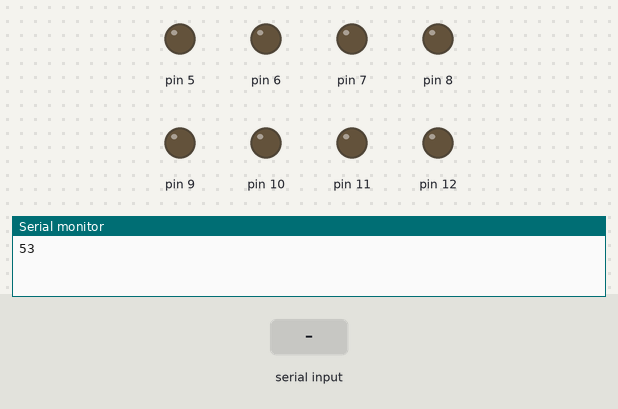
This sketch was run on a simulated Arduino Uno, built with avr-gcc and run on an emulated ATmega328P. On the bench: output pins drawn as LEDs (lit = HIGH), the last lines printed to the serial monitor. Inputs (shaded band) come from the test bench.

Above: at 1.2 s.
1.3 s: byte 30 received over Serial
At 2.4 s:
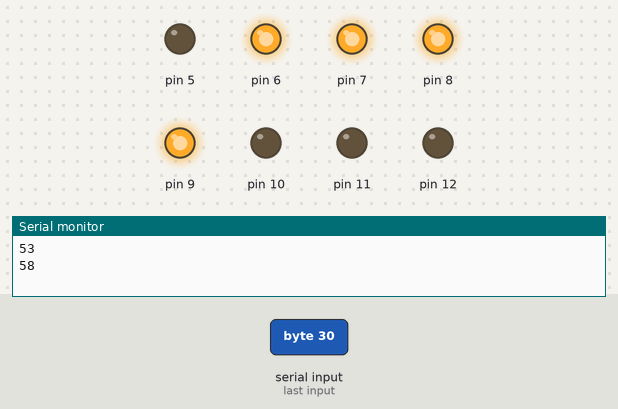
2.8 s: byte 90 received over Serial
At 3.6 s:
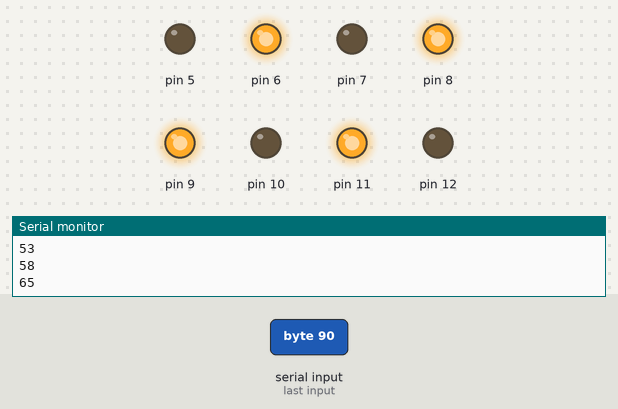
4.3 s: byte 120 received over Serial
At 4.7 s:
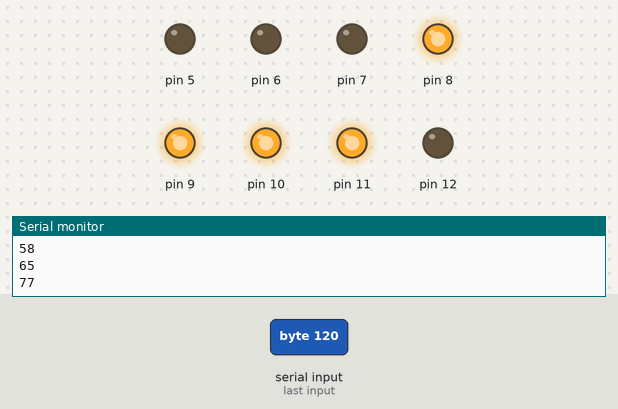
Timing chart, 0 to 7.3 s (numbered marks = the images above; inputs shaded):
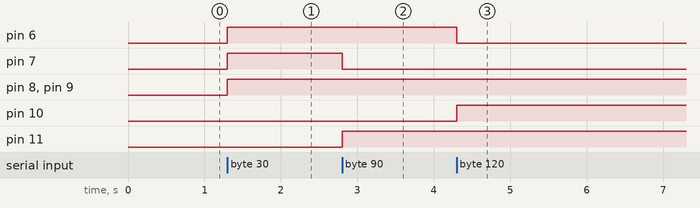

The sketch:

Second_Test_Arduino.ino
```cpp
#define G_SERIAL_BAUDRATE 115200
#define G_END_VALUE       1800
#define G_DELAY           10


int sensor_own_default_value = 0; //  시작상태에서의 default 값을 구한다.
                                  //  프로그램이 계산하여준다.
int previous_speed = 0;
int present_speed = 0;
int here_position = 45;

void send_signal_test();
void receive_signal();
void set_motor_speed_test();
void check_signal();

int signal_received = 100;  //  모터의 속도를 그대로 받아온다.

void setup() {
  Serial.begin(115200);
  for(int i = 5; i < 13; i++) {
    pinMode(i, OUTPUT);
  }
}

void loop() {
  send_signal_test();
  receive_signal();
}

void send_signal_test() {

  previous_speed = present_speed;
  present_speed = signal_received;

  int temp_position = here_position + 3 * present_speed + previous_speed;
  int sending_signal = (temp_position + 1800) / 40;

  if(abs(temp_position) >= G_END_VALUE) {
    Serial.println("END");
    Serial.end();
  }
  else {
    here_position = temp_position;
    Serial.println(sending_signal);
  }
}

void receive_signal() {
  signal_received = -1;
  while(signal_received == -1) {
    Serial.flush();
    signal_received = Serial.read();
  }
  check_signal();
}

void check_signal() {
  int beat = 1, i = 0;
  for(i = 5; i < 13; i++) {
    digitalWrite(i, signal_received & beat);
    beat = beat << 1;
  }
}
```

Measured:
- after the input at 1.3 s, pin 6–9: LOW → HIGH at once
- after the input at 2.8 s, pin 7: HIGH → LOW at once; pin 11: LOW → HIGH at once
- after the input at 4.3 s, pin 6: HIGH → LOW at once; pin 10: LOW → HIGH at once
